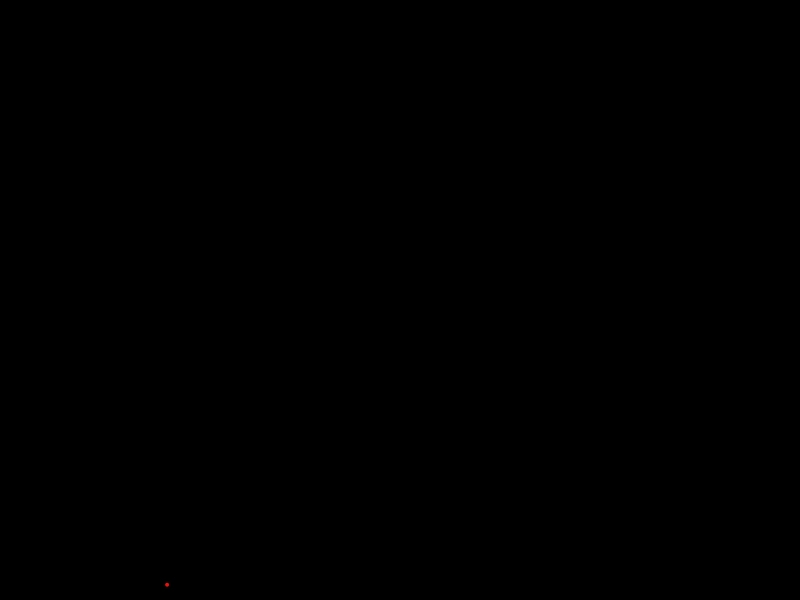
Frame 1 (no input)
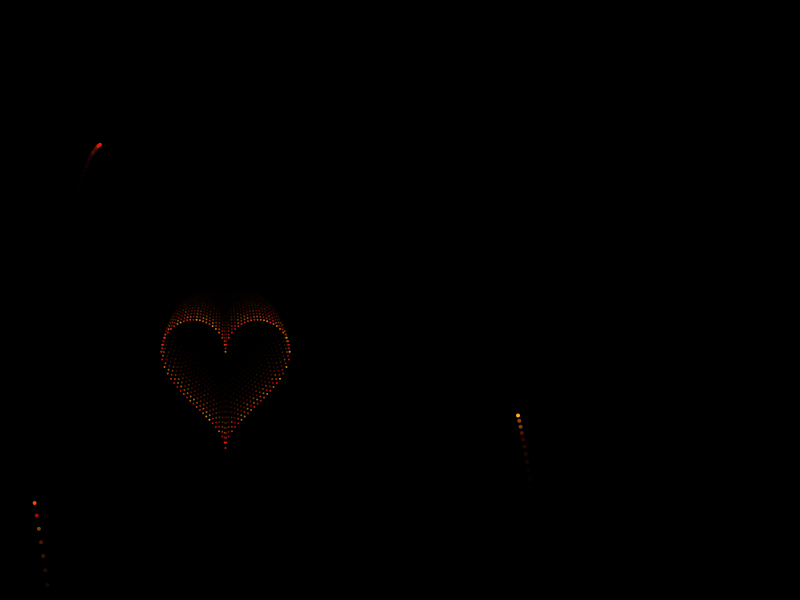
Frame 60 (no input)
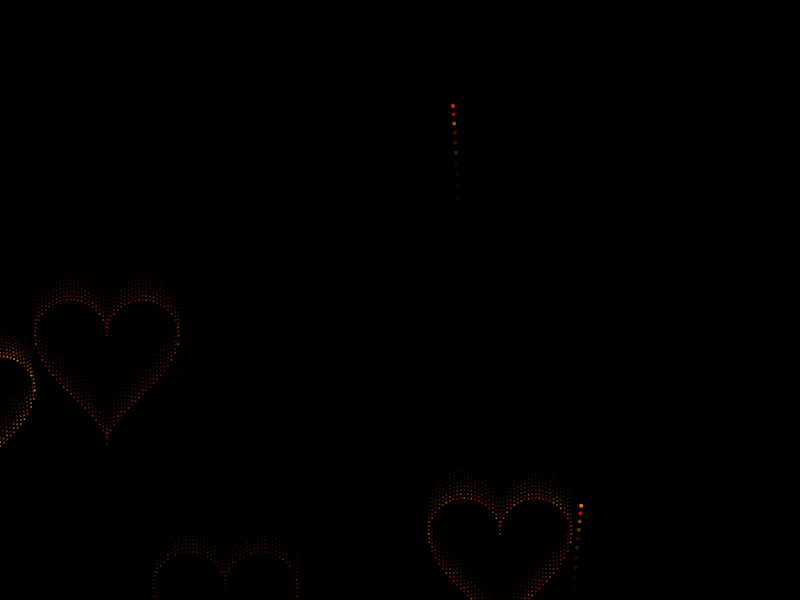
Frame 120 (the mouse pressed at the canvas centre since frame 60)

The p5.js sketch that drew these frames (run headless with seeded random() and noise() and a simulated clock; from frame 60 on, the mouse is pressed at the canvas centre):

// p5.js sketch
// ── sketch.js
var fireworks = [];
var gravity;

function setup() {
	createCanvas(800, 600);
	colorMode(HSB);
	stroke(255);
	strokeWeight(3);
	gravity = createVector(0, 0.4);
	fireworks.push(new Firework());
	background(0,80);
}

function draw() {
	colorMode(RGB);
	background(0,80);
	colorMode(HSB);
	if (random(1) < 0.04) {
		fireworks.push(new Firework());
	}
	for (var i = 0; i < fireworks.length; i++) {
		fireworks[i].update();
		fireworks[i].show();
		if (fireworks[i].particles.length > 0) {
			if(fireworks[i].particles[0].lifespan < 0) {
				fireworks.splice(i,1);
			}
		}
	}
	
}

// ── firework.js
function wspYgora(x) {
	 return sqrt(1-pow((abs(x)-1),2));
}
function wspYdol(x) {
	 return -3*sqrt(1-(sqrt(abs(x))/sqrt(2)));
}

function Firework() {
  this.hue = random(330,390);
  this.firework =
  new Particle(random(width),height,this.hue,createVector(random(-3,3), -sqrt(random(121,484))),true);
  this.exploded = false;
  this.particles = [];

  this.update = function() {
    if (!this.exploded) {
      this.firework.applyForce(gravity);
		  this.firework.update();
      if (this.firework.vel.y >= 0) {
        this.expolde();
      }
    }
    for (var i = 0; i <this.particles.length; i++) {
      this.particles[i].applyForce(gravity);
      this.particles[i].update();
    }
  }

  this.show = function() {
    if (!this.exploded) {
      this.firework.show();
    }
    for (var i = 0; i <this.particles.length; i++) {
      this.particles[i].show();
    }
  }

  this.expolde = function() {
    this.exploded = true;
    for (var i = -2.0; i <= 2.1; i+= 0.1) {
			//if (i==0) continue;
      this.particles.push(
				new Particle(this.firework.pos.x, this.firework.pos.y, this.hue, createVector(i*4, -wspYgora(i)*4)));
    }
    for (var i = -2.0; i <= 2.1; i+= 0.1) {
      this.particles.push(
				new Particle(this.firework.pos.x, this.firework.pos.y, this.hue, createVector(i*4, -wspYdol(i)*4)));
    }
		var n = 0.025;
		this.particles.push(new Particle(this.firework.pos.x, this.firework.pos.y, this.hue,
			 createVector(-(2-n)*4, -wspYgora(-(2-n))*4)));
		this.particles.push(new Particle(this.firework.pos.x, this.firework.pos.y, this.hue,
			 createVector(-n*4, -wspYgora(-n)*4)));
		this.particles.push(new Particle(this.firework.pos.x, this.firework.pos.y, this.hue,
			 createVector(n*4, -wspYgora(n)*4)));
		this.particles.push(new Particle(this.firework.pos.x, this.firework.pos.y, this.hue,
			 createVector((2-n)*4, -wspYgora((2-n))*4)));

		this.particles.push(new Particle(this.firework.pos.x, this.firework.pos.y, this.hue,
			 createVector(-(2-n)*4, - wspYdol(-(2-n))*4)));
		this.particles.push(new Particle(this.firework.pos.x, this.firework.pos.y, this.hue,
			 createVector(-n*4, - wspYdol(-n)*4)));
		this.particles.push(new Particle(this.firework.pos.x, this.firework.pos.y, this.hue,
			 createVector(n*4, - wspYdol(n)*4)));
		this.particles.push(new Particle(this.firework.pos.x, this.firework.pos.y, this.hue,
			 createVector((2-n)*4, - wspYdol((2-n))*4)));
  }
}

// ── particle.js
function Particle(x, y, hue, speed, firework) {
  this.hue = hue;
  this.pos = createVector(x, y);
  this.lifespan = 100;
  this.firework = firework;
  this.vel = speed;
  this.acc = createVector(0,0);


  this.applyForce = function(force) {
    this.acc.add(force);
  }
  this.update = function() {
    if (!this.firework) {
      this.vel.mult(0.9);
      if (this.lifespan < 125) {
        this.lifespan -= 1;
      }
    }
    this.vel.add(this.acc);
    this.pos.add(this.vel);
    this.acc.mult(0);
  }

  this.show = function() {
    if (this.firework) {
      strokeWeight(4);
    } else {
      strokeWeight(2);
    }
    stroke((hue + random(-30, 30))%360,
      100 + random(-10, 10),
      this.lifespan + random(-10, 10) );
    point(this.pos.x, this.pos.y);
  }


}
